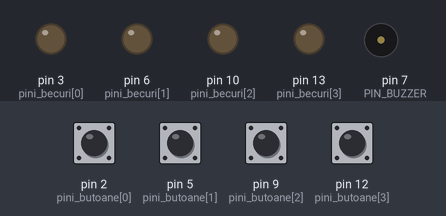
Simulated run of this sketch. Board: Arduino Uno, built with avr-gcc and run on an emulated ATmega328P. Parts: output pins drawn as LEDs (lit = HIGH), buzzer (waves = sounding). Dashed ring = blinking. Inputs (shaded band) come from the test bench; at power-on: pin 2 (pini_butoane[0]), pin 5 (pini_butoane[1]), pin 9 (pini_butoane[2]), pin 12 (pini_butoane[3]) HIGH. Random numbers use the default seed unless the sketch sets one.

Above: at 1.2 s.
1.3 s: pin 2 (pini_butoane[0]) pulled LOW for 0.15 s
At 2.3 s:
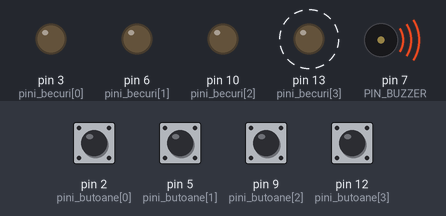
4.4 s: pin 5 (pini_butoane[1]) pulled LOW for 0.15 s
At 6.2 s:
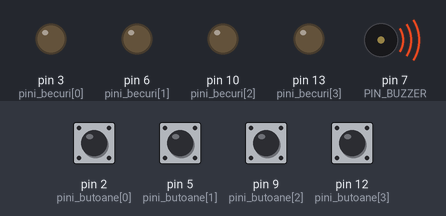
6.5 s: pin 2 (pini_butoane[0]) driven LOW and pin 5 (pini_butoane[1]) driven LOW
At 7.9 s:
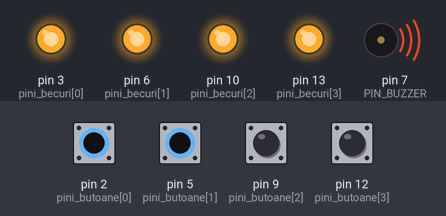
9.5 s: pin 2 (pini_butoane[0]) driven HIGH
12.5 s: pin 2 (pini_butoane[0]) driven LOW
Timing chart, 0 to 19.5 s (numbered marks = the images above; inputs shaded):
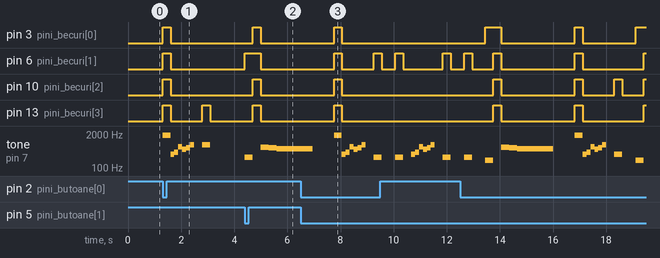

The sketch:

color_memory_game.ino
```cpp
//pinul la care este conectat buzzer-ul
#define PIN_BUZZER 7

#define NIVEL_MAX 100

#define NR_BECURI 4

#define NOTE_B0  31
#define NOTE_C1  33
#define NOTE_CS1 35
#define NOTE_D1  37
#define NOTE_DS1 39
#define NOTE_E1  41
#define NOTE_F1  44
#define NOTE_FS1 46
#define NOTE_G1  49
#define NOTE_GS1 52
#define NOTE_A1  55
#define NOTE_AS1 58
#define NOTE_B1  62
#define NOTE_C2  65
#define NOTE_CS2 69
#define NOTE_D2  73
#define NOTE_DS2 78
#define NOTE_E2  82
#define NOTE_F2  87
#define NOTE_FS2 93
#define NOTE_G2  98
#define NOTE_GS2 104
#define NOTE_A2  110
#define NOTE_AS2 117
#define NOTE_B2  123
#define NOTE_C3  131
#define NOTE_CS3 139
#define NOTE_D3  147
#define NOTE_DS3 156
#define NOTE_E3  165
#define NOTE_F3  175
#define NOTE_FS3 185
#define NOTE_G3  196
#define NOTE_GS3 208
#define NOTE_A3  220
#define NOTE_AS3 233
#define NOTE_B3  247
#define NOTE_C4  262
#define NOTE_CS4 277
#define NOTE_D4  294
#define NOTE_DS4 311
#define NOTE_E4  330
#define NOTE_F4  349
#define NOTE_FS4 370
#define NOTE_G4  392
#define NOTE_GS4 415
#define NOTE_A4  440
#define NOTE_AS4 466
#define NOTE_B4  494
#define NOTE_C5  523
#define NOTE_CS5 554
#define NOTE_D5  587
#define NOTE_DS5 622
#define NOTE_E5  659
#define NOTE_F5  698
#define NOTE_FS5 740
#define NOTE_G5  784
#define NOTE_GS5 831
#define NOTE_A5  880
#define NOTE_AS5 932
#define NOTE_B5  988
#define NOTE_C6  1047
#define NOTE_CS6 1109
#define NOTE_D6  1175
#define NOTE_DS6 1245
#define NOTE_E6  1319
#define NOTE_F6  1397
#define NOTE_FS6 1480
#define NOTE_G6  1568
#define NOTE_GS6 1661
#define NOTE_A6  1760
#define NOTE_AS6 1865
#define NOTE_B6  1976
#define NOTE_C7  2093
#define NOTE_CS7 2217
#define NOTE_D7  2349
#define NOTE_DS7 2489
#define NOTE_E7  2637
#define NOTE_F7  2794
#define NOTE_FS7 2960
#define NOTE_G7  3136
#define NOTE_GS7 3322
#define NOTE_A7  3520
#define NOTE_AS7 3729
#define NOTE_B7  3951
#define NOTE_C8  4186
#define NOTE_CS8 4435
#define NOTE_D8  4699
#define NOTE_DS8 4978

const byte pini_becuri[]={3, 6, 10, 13};
const byte pini_butoane[]={2, 5, 9, 12};

const int note_culori[]={ NOTE_G3, NOTE_C4, NOTE_E4, NOTE_G5};

/*un tablou in  care memoram modelul nivelului curent,
  la fiecare nivel se va mai adauga o culoar,
  iar la finalul jocului se va reseta
*/

byte model_nivel[NIVEL_MAX] = {0};
byte nivel = 0;

//functie de startup ce initializeaza componentele
void setup()
{
  for (byte i=0; i<NR_BECURI; ++i)
  {
    pinMode(pini_becuri[i], OUTPUT);
    pinMode(pini_butoane[i], INPUT_PULLUP);
  }
  pinMode(PIN_BUZZER, OUTPUT);
}


//functie ce aprinde un bec si emite sunetul corespunzator
void aprindere_si_sunet(byte bec)
{
  digitalWrite(pini_becuri[bec], HIGH);
  tone(PIN_BUZZER, note_culori[bec]);
  delay(300);
  digitalWrite(pini_becuri[bec], LOW);
  noTone(PIN_BUZZER);
}


//functie ce reda modelul unui nivel
void redare_model_nivel()
{
  for (int i=0; i<nivel; ++i)
  {
    byte bec_curent= model_nivel[i];
    aprindere_si_sunet(bec_curent);
    delay(500);
  }
}


//functie ce citeste butonul apasat
byte apasa_un_buton()
{
  while (true)
  {
    for (byte i=0; i<4; ++i)
    {
      if (digitalRead(pini_butoane[i])==LOW)
        return i;
    }
    delay(1);
  }
}


//functie ce verifica daca butonul apasat este corect
bool verificare_buton_apasat()
{
  for (int i= 0; i<nivel; ++i)
  {
    byte buton_corect= model_nivel[i];
    byte buton_apasat= apasa_un_buton();
    aprindere_si_sunet(buton_apasat);
    if (buton_apasat!=buton_corect)
      return false;
  }

  return true;
}

//reda sunetul de sfarsit de joc
void game_over()
{
  for(byte i=0; i<NR_BECURI; ++i)
   digitalWrite(pini_becuri[i], HIGH);
  delay(300);
  for(byte i=0; i<4; ++i)
   digitalWrite(pini_becuri[i], LOW);
  tone(PIN_BUZZER, NOTE_DS5);
  delay(300);
  tone(PIN_BUZZER, NOTE_D5);
  delay(300);
  tone(PIN_BUZZER, NOTE_CS5);
  delay(300);
  for (byte i=0; i<10; ++i)
  {
    for (int pitch=-10; pitch<=10; ++pitch)
    {
      tone(PIN_BUZZER, NOTE_C5 + pitch);
      delay(5);
    }
  }
  noTone(PIN_BUZZER);
  delay(500);
}


//functie ce emite sunetul de level-up
void level_up()
{
  tone(PIN_BUZZER, NOTE_E4);
  delay(150);
  tone(PIN_BUZZER, NOTE_G4);
  delay(150);
  tone(PIN_BUZZER, NOTE_E5);
  delay(150);
  tone(PIN_BUZZER, NOTE_C5);
  delay(150);
  tone(PIN_BUZZER, NOTE_D5);
  delay(150);
  tone(PIN_BUZZER, NOTE_G5);
  delay(150);
  noTone(PIN_BUZZER);
}


//functia "principala" care loop-uieste jocul
void loop()
{
  if(nivel==0)
 {

   byte buton=4;
   buton=apasa_un_buton();
   if(buton<4)
   {
     tone(PIN_BUZZER, NOTE_A6);

     for(byte i=0; i<NR_BECURI; ++i)
      digitalWrite(pini_becuri[i], HIGH);
     delay(300);
     for(byte i=0; i<4; ++i)
  	  digitalWrite(pini_becuri[i], LOW);

      noTone(PIN_BUZZER);

      level_up();
    }
    delay(300);
  }

  model_nivel[nivel]=random(0,4);
  nivel++;
  if(nivel >= NIVEL_MAX)
  {
    nivel=0;
  }

  redare_model_nivel();
  if(!verificare_buton_apasat())
  {
    game_over();
    nivel=0;
  }

  delay(300);

  if(nivel > 0)
  {
    level_up();
    delay(300);
  }
}
```

Measured:
- after the input at 1.3 s, pin 3 (pini_becuri[0]), pin 6 (pini_becuri[1]): LOW → HIGH at once, → LOW 0.30 s later
- after the input at 4.4 s, pin 3 (pini_becuri[0]), pin 10 (pini_becuri[2]), pin 13 (pini_becuri[3]): LOW → HIGH after 0.30 s, → LOW 0.30 s later; pin 6 (pini_becuri[1]): LOW → HIGH at once, → LOW 0.60 s later; tone on pin 7 (PIN_BUZZER): plays 262 Hz for 0.30 s, 622 Hz for 0.30 s, 587 Hz for 0.30 s, 554 Hz for 0.90 s, starting at once
- after the input at 6.5 s, pin 3 (pini_becuri[0]), pin 10 (pini_becuri[2]), pin 13 (pini_becuri[3]): LOW → HIGH after 1.3 s, → LOW 0.30 s later; pin 6 (pini_becuri[1]): LOW → HIGH after 1.3 s, → LOW 0.30 s later, → HIGH 1.2 s later
